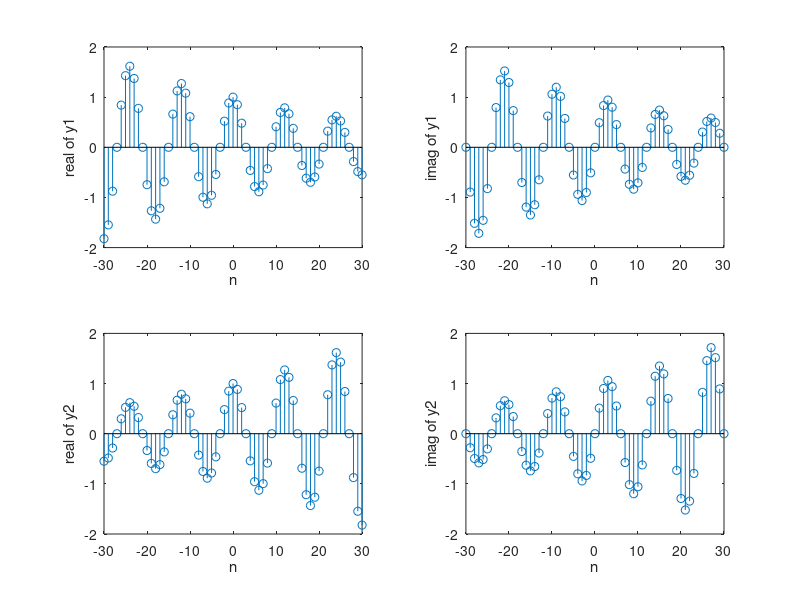

Source code (MATLAB): (Note: this script raises an error after producing the figure.)
n = -30:30;

a1 = -1/50;
b1 = pi/6;
z1 = a1+b1*1i;
y1 = exp(z1*n);

subplot(2,2,1)
stem(n, real(y1));
xlabel('n');
ylabel('real of y1');

subplot(2,2,2)
stem(n, imag(y1));
xlabel('n');
ylabel('imag of y1');

a2 = 1/50;
b2 = pi/6;
z2 = a2+b2*1i;
y2 = exp(z2*n);

subplot(2,2,3)
stem(n, real(y2));
xlabel('n');
ylabel('real of y2');

subplot(2,2,4)
stem(n, imag(y2));
xlabel('n');
ylabel('imag of y2');

suptitle('Exponentially growing and decaying signals');
